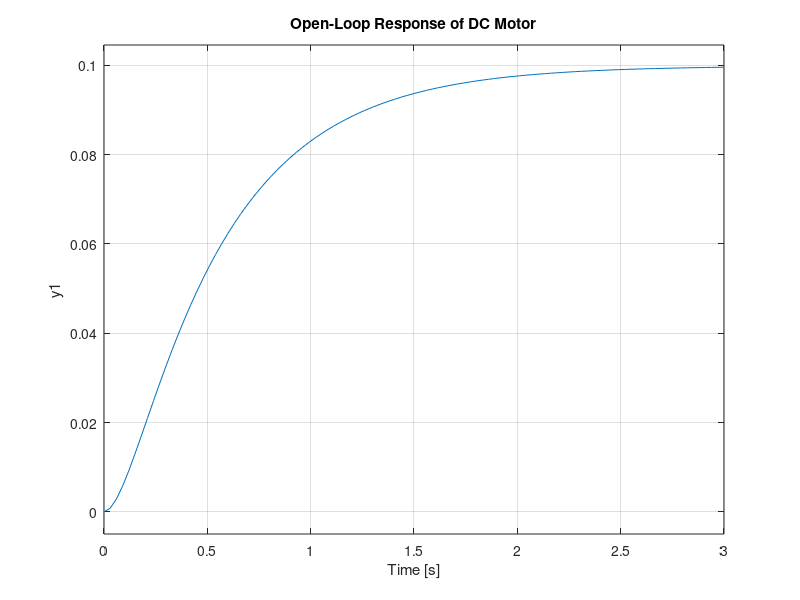
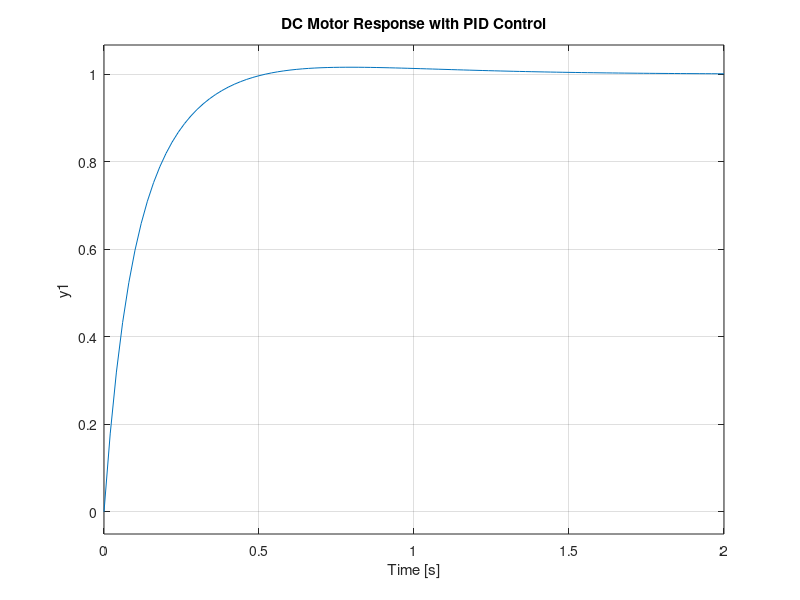

Write MATLAB code to recreate these figures, in order. (Note: this script raises an error after producing the figures.)
% Define DC Motor Parameters
J = 0.01;   % Inertia
B = 0.1;    % Damping
K = 0.01;   % Motor Constant
R = 1;      % Resistance
L = 0.5;    % Inductance

% Create Transfer Function
s = tf('s');
G = K / ( (J*s + B) * (L*s + R) + K^2 );

% Plot Open-Loop Response
step(G);
title('Open-Loop Response of DC Motor');
grid on;
% Define PID Controller
Kp = 50;    % Proportional Gain
Ki = 100;   % Integral Gain
Kd = 5;     % Derivative Gain

C = pid(Kp, Ki, Kd);  % Create PID Controller

% Apply PID to the Motor System
T = feedback(C*G, 1);  % Closed-Loop System

% Plot the Controlled Response
figure;
step(T);
title('DC Motor Response with PID Control');
grid on;

% Use the code below before or after run the program
pidTuner(G, 'PID');

